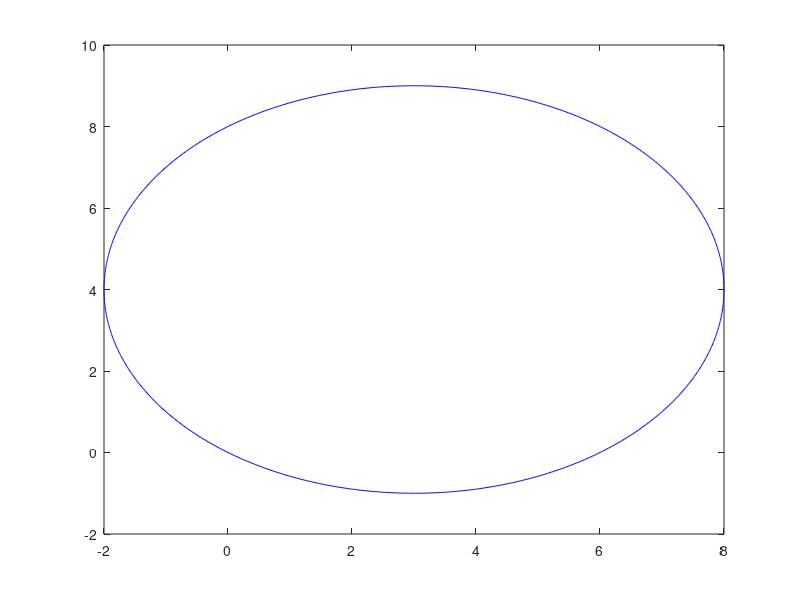

Here is the MATLAB script that generated this plot: (Note: this script raises an error after producing the figure.)
clear all;
R = 5;
theta = linspace(0, 2*pi, 1000);
x = 3 + R*cos(theta);
y = 4 + R*sin(theta);
figure;
plot(x, y, 'b');
new_width = 400;
new_height = 400;

set(gca, 'Position', [current_pos(1), current_pos(2), new_width, new_height]);
